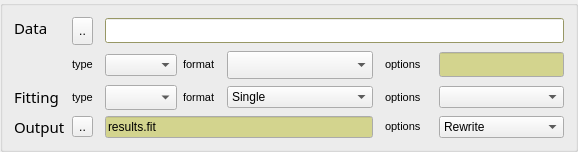
    <widget class="QGroupBox" name="groupBox_options">
     <property name="sizePolicy">
      <sizepolicy hsizetype="Expanding" vsizetype="Fixed">
       <horstretch>0</horstretch>
       <verstretch>0</verstretch>
      </sizepolicy>
     </property>
     <property name="minimumSize">
      <size>
       <width>0</width>
       <height>45</height>
      </size>
     </property>
     <property name="palette">
      <palette>
       <active>
        <colorrole role="Base">
         <brush brushstyle="SolidPattern">
          <color alpha="255">
           <red>211</red>
           <green>212</green>
           <blue>142</blue>
          </color>
         </brush>
        </colorrole>
       </active>
       <inactive>
        <colorrole role="Base">
         <brush brushstyle="SolidPattern">
          <color alpha="255">
           <red>211</red>
           <green>212</green>
           <blue>142</blue>
          </color>
         </brush>
        </colorrole>
       </inactive>
       <disabled>
        <colorrole role="Base">
         <brush brushstyle="SolidPattern">
          <color alpha="255">
           <red>211</red>
           <green>212</green>
           <blue>142</blue>
          </color>
         </brush>
        </colorrole>
       </disabled>
      </palette>
     </property>
     <property name="alignment">
      <set>Qt::AlignHCenter|Qt::AlignTop</set>
     </property>
     <layout class="QGridLayout" name="gridLayout_2">
      <item row="4" column="2" colspan="2">
       <widget class="QLabel" name="label_fct">
        <property name="text">
         <string>&lt;html&gt;&lt;head/&gt;&lt;body&gt;&lt;p&gt;&lt;span style=&quot; font-size:8pt;&quot;&gt;type&lt;/span&gt;&lt;/p&gt;&lt;/body&gt;&lt;/html&gt;</string>
        </property>
       </widget>
      </item>
      <item row="4" column="4">
       <widget class="QComboBox" name="comboBox_fcn">
        <property name="sizePolicy">
         <sizepolicy hsizetype="Expanding" vsizetype="Fixed">
          <horstretch>0</horstretch>
          <verstretch>0</verstretch>
         </sizepolicy>
        </property>
        <property name="minimumSize">
         <size>
          <width>0</width>
          <height>25</height>
         </size>
        </property>
        <property name="styleSheet">
         <string notr="true"/>
        </property>
        <property name="editable">
         <bool>false</bool>
        </property>
       </widget>
      </item>
      <item row="4" column="5" colspan="2">
       <widget class="QLabel" name="label_3">
        <property name="toolTip">
         <string>&lt;html&gt;&lt;head/&gt;&lt;body&gt;&lt;p&gt;Fit as single or global (shared parameters between files)&lt;/p&gt;&lt;/body&gt;&lt;/html&gt;</string>
        </property>
        <property name="text">
         <string>&lt;html&gt;&lt;head/&gt;&lt;body&gt;&lt;p&gt;&lt;span style=&quot; font-size:8pt;&quot;&gt;format&lt;/span&gt;&lt;/p&gt;&lt;/body&gt;&lt;/html&gt;</string>
        </property>
        <property name="alignment">
         <set>Qt::AlignJustify|Qt::AlignVCenter</set>
        </property>
       </widget>
      </item>
      <item row="4" column="7">
       <widget class="QComboBox" name="comboBox_fitAs">
        <property name="sizePolicy">
         <sizepolicy hsizetype="Expanding" vsizetype="Fixed">
          <horstretch>0</horstretch>
          <verstretch>0</verstretch>
         </sizepolicy>
        </property>
        <item>
         <property name="text">
          <string>Single</string>
         </property>
        </item>
        <item>
         <property name="text">
          <string>Global</string>
         </property>
        </item>
       </widget>
      </item>
      <item row="4" column="9" colspan="3">
       <widget class="QLabel" name="label_lib">
        <property name="toolTip">
         <string>&lt;html&gt;&lt;head/&gt;&lt;body&gt;&lt;p&gt;Migrad method is used to get symmetric error for each parameter. &lt;/p&gt;&lt;p&gt;Minos method is used to find asymmetric errors (more accurate method, but takes longer time to computing).&lt;/p&gt;&lt;p&gt;Read minuit documentation http://seal.web.cern.ch/seal/documents/minuit/mnerror.pdf &lt;/p&gt;&lt;/body&gt;&lt;/html&gt;</string>
        </property>
        <property name="text">
         <string>&lt;html&gt;&lt;head/&gt;&lt;body&gt;&lt;p&gt;&lt;span style=&quot; font-size:8pt;&quot;&gt;options&lt;/span&gt;&lt;/p&gt;&lt;/body&gt;&lt;/html&gt;</string>
        </property>
       </widget>
      </item>
      <item row="4" column="12">
       <widget class="QComboBox" name="comboBox_fitSettings">
        <property name="sizePolicy">
         <sizepolicy hsizetype="Expanding" vsizetype="Fixed">
          <horstretch>0</horstretch>
          <verstretch>0</verstretch>
         </sizepolicy>
        </property>
       </widget>
      </item>
      <item row="5" column="0" colspan="2">
       <widget class="QLabel" name="label_res">
        <property name="font">
         <font>
          <family>Droid Sans</family>
          <pointsize>12</pointsize>
          <weight>50</weight>
          <bold>false</bold>
         </font>
        </property>
        <property name="toolTip">
         <string>&lt;html&gt;&lt;head/&gt;&lt;body&gt;&lt;p&gt;Report file, contains the results of the converged fits, &lt;/p&gt;&lt;p&gt;along the header variables (selected ones). &lt;/p&gt;&lt;p&gt;This is an ASCII file. &lt;/p&gt;&lt;p&gt;It can be imported into any software.&lt;/p&gt;&lt;/body&gt;&lt;/html&gt;</string>
        </property>
        <property name="text">
         <string>&lt;html&gt;&lt;head/&gt;&lt;body&gt;&lt;p&gt;&lt;span style=&quot; font-size:11pt;&quot;&gt;Output&lt;/span&gt;&lt;/p&gt;&lt;/body&gt;&lt;/html&gt;</string>
        </property>
        <property name="textFormat">
         <enum>Qt::RichText</enum>
        </property>
       </widget>
      </item>
      <item row="5" column="2" colspan="2">
       <widget class="QToolButton" name="toolButton_report">
        <property name="toolTip">
         <string>&lt;html&gt;&lt;head/&gt;&lt;body&gt;&lt;p&gt;Find the report file&lt;/p&gt;&lt;/body&gt;&lt;/html&gt;</string>
        </property>
        <property name="text">
         <string>..</string>
        </property>
       </widget>
      </item>
      <item row="3" column="4">
       <widget class="QComboBox" name="comboBox_dataType"/>
      </item>
      <item row="5" column="9" colspan="3">
       <widget class="QLabel" name="label_header">
        <property name="toolTip">
         <string>&lt;html&gt;&lt;head/&gt;&lt;body&gt;&lt;p&gt;how to handle to the report file.&lt;/p&gt;&lt;p&gt;rewrite: always overwrites the previous content.&lt;/p&gt;&lt;p&gt;append: keep the previous content&lt;/p&gt;&lt;/body&gt;&lt;/html&gt;</string>
        </property>
        <property name="text">
         <string>&lt;html&gt;&lt;head/&gt;&lt;body&gt;&lt;p&gt;&lt;span style=&quot; font-size:8pt;&quot;&gt;options&lt;/span&gt;&lt;/p&gt;&lt;/body&gt;&lt;/html&gt;</string>
        </property>
       </widget>
      </item>
      <item row="5" column="12">
       <widget class="QComboBox" name="comboBox_report">
        <property name="sizePolicy">
         <sizepolicy hsizetype="Expanding" vsizetype="Fixed">
          <horstretch>0</horstretch>
          <verstretch>0</verstretch>
         </sizepolicy>
        </property>
        <item>
         <property name="text">
          <string>Rewrite</string>
         </property>
        </item>
        <item>
         <property name="text">
          <string>Append</string>
         </property>
        </item>
        <item>
         <property name="text">
          <string>Edit bnmr logs</string>
         </property>
        </item>
       </widget>
      </item>
      <item row="3" column="5">
       <widget class="QLabel" name="label_4">
        <property name="toolTip">
         <string>&lt;html&gt;&lt;head/&gt;&lt;body&gt;&lt;p&gt;Structure/type of the file to fit/create:&lt;/p&gt;&lt;p&gt;&lt;span style=&quot; font-weight:600;&quot;&gt;Ascii:&lt;/span&gt;&lt;/p&gt;&lt;p&gt;xy, xydy, xdxydy, xdxydy1dy2, xdx1dx2ydy1dy2&lt;/p&gt;&lt;p&gt;each file must have only ascii numbers and in column format as above.&lt;/p&gt;&lt;/body&gt;&lt;/html&gt;</string>
        </property>
        <property name="text">
         <string>&lt;html&gt;&lt;head/&gt;&lt;body&gt;&lt;p&gt;&lt;span style=&quot; font-size:8pt;&quot;&gt;format&lt;/span&gt;&lt;/p&gt;&lt;/body&gt;&lt;/html&gt;</string>
        </property>
       </widget>
      </item>
      <item row="3" column="7">
       <widget class="QComboBox" name="comboBox_dataFormat">
        <property name="sizePolicy">
         <sizepolicy hsizetype="Expanding" vsizetype="Fixed">
          <horstretch>0</horstretch>
          <verstretch>0</verstretch>
         </sizepolicy>
        </property>
        <property name="minimumSize">
         <size>
          <width>146</width>
          <height>28</height>
         </size>
        </property>
        <property name="toolTip">
         <string/>
        </property>
        <property name="styleSheet">
         <string notr="true"/>
        </property>
       </widget>
      </item>
      <item row="3" column="12">
       <widget class="QLineEdit" name="lineEdit_graphics">
        <property name="minimumSize">
         <size>
          <width>125</width>
          <height>25</height>
         </size>
        </property>
        <property name="toolTip">
         <string/>
        </property>
        <property name="styleSheet">
         <string notr="true"/>
        </property>
        <property name="text">
         <string/>
        </property>
       </widget>
      </item>
      <item row="4" column="0" colspan="2">
       <widget class="QLabel" name="label_ffct">
        <property name="sizePolicy">
         <sizepolicy hsizetype="Fixed" vsizetype="Preferred">
          <horstretch>0</horstretch>
          <verstretch>0</verstretch>
         </sizepolicy>
        </property>
        <property name="font">
         <font>
          <family>Droid Sans</family>
          <pointsize>12</pointsize>
          <weight>50</weight>
          <bold>false</bold>
         </font>
        </property>
        <property name="toolTip">
         <string>&lt;html&gt;&lt;head/&gt;&lt;body&gt;&lt;p&gt;fitting options&lt;/p&gt;&lt;/body&gt;&lt;/html&gt;</string>
        </property>
        <property name="text">
         <string>&lt;html&gt;&lt;head/&gt;&lt;body&gt;&lt;p&gt;&lt;span style=&quot; font-size:11pt;&quot;&gt;Fitting&lt;/span&gt;&lt;/p&gt;&lt;/body&gt;&lt;/html&gt;</string>
        </property>
        <property name="textFormat">
         <enum>Qt::RichText</enum>
        </property>
       </widget>
      </item>
      <item row="5" column="4" colspan="4">
       <widget class="QLineEdit" name="lineEdit_report">
        <property name="text">
         <string>results.fit</string>
        </property>
       </widget>
      </item>
      <item row="3" column="2">
       <widget class="QLabel" name="label">
        <property name="toolTip">
         <string>&lt;html&gt;&lt;head/&gt;&lt;body&gt;&lt;p&gt;type of data:&lt;/p&gt;&lt;p&gt;-bnmr&lt;/p&gt;&lt;p&gt;-ascii&lt;/p&gt;&lt;p&gt;more options can be added&lt;/p&gt;&lt;/body&gt;&lt;/html&gt;</string>
        </property>
        <property name="text">
         <string>&lt;html&gt;&lt;head/&gt;&lt;body&gt;&lt;p&gt;&lt;span style=&quot; font-size:8pt;&quot;&gt;type&lt;/span&gt;&lt;/p&gt;&lt;/body&gt;&lt;/html&gt;</string>
        </property>
       </widget>
      </item>
      <item row="3" column="9">
       <widget class="QLabel" name="label_bins_2">
        <property name="sizePolicy">
         <sizepolicy hsizetype="Fixed" vsizetype="Preferred">
          <horstretch>0</horstretch>
          <verstretch>0</verstretch>
         </sizepolicy>
        </property>
        <property name="toolTip">
         <string>&lt;html&gt;&lt;head/&gt;&lt;body&gt;&lt;p&gt;&lt;span style=&quot; font-size:10pt;&quot;&gt;xmin,xmax&lt;/span&gt;&lt;/p&gt;&lt;p&gt;&lt;span style=&quot; font-size:10pt;&quot;&gt;In order and must be seprated by comma &amp;quot;,&amp;quot;&lt;/span&gt;&lt;/p&gt;&lt;/body&gt;&lt;/html&gt;</string>
        </property>
        <property name="whatsThis">
         <string>What is this</string>
        </property>
        <property name="text">
         <string>&lt;html&gt;&lt;head/&gt;&lt;body&gt;&lt;p&gt;&lt;span style=&quot; font-size:8pt;&quot;&gt;options&lt;/span&gt;&lt;/p&gt;&lt;/body&gt;&lt;/html&gt;</string>
        </property>
       </widget>
      </item>
      <item row="1" column="4" rowspan="2" colspan="9">
       <widget class="QLineEdit" name="lineEdit_data">
        <property name="enabled">
         <bool>true</bool>
        </property>
        <property name="minimumSize">
         <size>
          <width>300</width>
          <height>25</height>
         </size>
        </property>
        <property name="palette">
         <palette>
          <active>
           <colorrole role="Button">
            <brush brushstyle="SolidPattern">
             <color alpha="255">
              <red>211</red>
              <green>212</green>
              <blue>142</blue>
             </color>
            </brush>
           </colorrole>
           <colorrole role="Light">
            <brush brushstyle="SolidPattern">
             <color alpha="255">
              <red>211</red>
              <green>212</green>
              <blue>142</blue>
             </color>
            </brush>
           </colorrole>
           <colorrole role="BrightText">
            <brush brushstyle="SolidPattern">
             <color alpha="255">
              <red>211</red>
              <green>212</green>
              <blue>142</blue>
             </color>
            </brush>
           </colorrole>
           <colorrole role="Base">
            <brush brushstyle="SolidPattern">
             <color alpha="255">
              <red>255</red>
              <green>255</green>
              <blue>255</blue>
             </color>
            </brush>
           </colorrole>
           <colorrole role="Window">
            <brush brushstyle="SolidPattern">
             <color alpha="255">
              <red>211</red>
              <green>212</green>
              <blue>142</blue>
             </color>
            </brush>
           </colorrole>
           <colorrole role="HighlightedText">
            <brush brushstyle="SolidPattern">
             <color alpha="255">
              <red>211</red>
              <green>212</green>
              <blue>142</blue>
             </color>
            </brush>
           </colorrole>
          </active>
          <inactive>
           <colorrole role="Button">
            <brush brushstyle="SolidPattern">
             <color alpha="255">
              <red>211</red>
              <green>212</green>
              <blue>142</blue>
             </color>
            </brush>
           </colorrole>
           <colorrole role="Light">
            <brush brushstyle="SolidPattern">
             <color alpha="255">
              <red>211</red>
              <green>212</green>
              <blue>142</blue>
             </color>
            </brush>
           </colorrole>
           <colorrole role="BrightText">
            <brush brushstyle="SolidPattern">
             <color alpha="255">
              <red>211</red>
              <green>212</green>
              <blue>142</blue>
             </color>
            </brush>
           </colorrole>
           <colorrole role="Base">
            <brush brushstyle="SolidPattern">
             <color alpha="255">
              <red>255</red>
              <green>255</green>
              <blue>255</blue>
             </color>
            </brush>
           </colorrole>
           <colorrole role="Window">
            <brush brushstyle="SolidPattern">
             <color alpha="255">
              <red>211</red>
              <green>212</green>
              <blue>142</blue>
             </color>
            </brush>
           </colorrole>
           <colorrole role="HighlightedText">
            <brush brushstyle="SolidPattern">
             <color alpha="255">
              <red>211</red>
              <green>212</green>
              <blue>142</blue>
             </color>
            </brush>
           </colorrole>
          </inactive>
          <disabled>
           <colorrole role="Button">
            <brush brushstyle="SolidPattern">
             <color alpha="255">
              <red>211</red>
              <green>212</green>
              <blue>142</blue>
             </color>
            </brush>
           </colorrole>
           <colorrole role="Light">
            <brush brushstyle="SolidPattern">
             <color alpha="255">
              <red>211</red>
              <green>212</green>
              <blue>142</blue>
             </color>
            </brush>
           </colorrole>
           <colorrole role="BrightText">
            <brush brushstyle="SolidPattern">
             <color alpha="255">
              <red>211</red>
              <green>212</green>
              <blue>142</blue>
             </color>
            </brush>
           </colorrole>
           <colorrole role="Base">
            <brush brushstyle="SolidPattern">
             <color alpha="255">
              <red>211</red>
              <green>212</green>
              <blue>142</blue>
             </color>
            </brush>
           </colorrole>
           <colorrole role="Window">
            <brush brushstyle="SolidPattern">
             <color alpha="255">
              <red>211</red>
              <green>212</green>
              <blue>142</blue>
             </color>
            </brush>
           </colorrole>
           <colorrole role="HighlightedText">
            <brush brushstyle="SolidPattern">
             <color alpha="255">
              <red>211</red>
              <green>212</green>
              <blue>142</blue>
             </color>
            </brush>
           </colorrole>
          </disabled>
         </palette>
        </property>
        <property name="toolTip">
         <string/>
        </property>
        <property name="styleSheet">
         <string notr="true"/>
        </property>
        <property name="text">
         <string/>
        </property>
        <property name="frame">
         <bool>true</bool>
        </property>
       </widget>
      </item>
      <item row="1" column="2" rowspan="2">
       <widget class="QToolButton" name="toolButton_runs">
        <property name="sizePolicy">
         <sizepolicy hsizetype="Fixed" vsizetype="Preferred">
          <horstretch>0</horstretch>
          <verstretch>0</verstretch>
         </sizepolicy>
        </property>
        <property name="toolTip">
         <string>&lt;html&gt;&lt;head/&gt;&lt;body&gt;&lt;p&gt;Load data&lt;/p&gt;&lt;/body&gt;&lt;/html&gt;</string>
        </property>
        <property name="text">
         <string>..</string>
        </property>
       </widget>
      </item>
      <item row="1" column="0">
       <widget class="QLabel" name="label_sruns">
        <property name="font">
         <font>
          <family>Droid Sans</family>
          <pointsize>11</pointsize>
          <weight>50</weight>
          <bold>false</bold>
         </font>
        </property>
        <property name="toolTip">
         <string>&lt;html&gt;&lt;head/&gt;&lt;body&gt;&lt;p&gt;&lt;span style=&quot; font-weight:600;&quot;&gt;Reading/fitting ASCII files&lt;/span&gt;&lt;br/&gt;-Files to fit should be either written in the lineEdit (separated by commas) or;&lt;br/&gt;in files of .list or .inf extension as above. &lt;br/&gt;-The file to fit must contain 3 columns only: [X Y DY] of plain numbers, and no characters.&lt;br/&gt;-If it is not in the same directory, then its full name with path should be given.&lt;br/&gt;Examples: &lt;br/&gt;1- Direct input: &amp;quot;file1.txt,file2.txt,file3.txt&amp;quot;&lt;br/&gt;2- .list file: contains a single ascii line: &amp;quot;file1.txt,file2.txt,file3.txt&amp;quot;&lt;br/&gt;3- .inf file: &amp;quot;myruns.inf&amp;quot;, contains columns.&lt;br/&gt;files year temp&lt;br/&gt;file1.txt 2015 100&lt;br/&gt;file2.txt 2014 200&lt;br/&gt;file3.txt 2015 300&lt;br/&gt;&lt;/p&gt;&lt;/body&gt;&lt;/html&gt;</string>
        </property>
        <property name="toolTipDuration">
         <number>100000</number>
        </property>
        <property name="statusTip">
         <string>&lt;html&gt;&lt;head/&gt;&lt;body&gt;&lt;p&gt;Here you can either specify the run(s) to plot/fit or the ascii file that contains the run numbers. You can also fit plain ASCII files here.&lt;/p&gt;&lt;p&gt;&lt;br/&gt;&lt;/p&gt;&lt;p&gt;=========================fitting .msr files==============================&lt;/p&gt;&lt;p&gt;Instructions for using run numbers:&lt;/p&gt;&lt;p&gt;- &amp;quot;|&amp;quot; is used to separate runs of different years.&lt;/p&gt;&lt;p&gt;- &amp;quot;,&amp;quot; (coma) separates between run numbers.&lt;/p&gt;&lt;p&gt;- &amp;quot;(-)&amp;quot; is used to flip the asymmtry opposite to the original one, (either up or down). &lt;/p&gt;&lt;p&gt;- &amp;quot;-&amp;quot; separates between two numbers, which define a range of runs.&lt;/p&gt;&lt;p&gt;- No other characters allowed. &lt;/p&gt;&lt;p&gt;- No space is allowed.&lt;/p&gt;&lt;p&gt;- A year must always be specified in either direct input or file input.&lt;/p&gt;&lt;p&gt; Examples: &lt;/p&gt;&lt;p&gt;1- &amp;quot;2011:45012,45672,42333|2013:45333(-),40123&amp;quot;&lt;/p&gt;&lt;p&gt;2- &amp;quot;2011:40100-40110&amp;quot;&lt;/p&gt;&lt;p&gt;&lt;br/&gt;&lt;/p&gt;&lt;p&gt;Instructions for files containing a list of run numbers:&lt;/p&gt;&lt;p&gt;- Name the extension of the file as &amp;quot;.list&amp;quot; so the program knows what to expect.&lt;/p&gt;&lt;p&gt;- The content of the file must follow the same instructions as for using run numbers.&lt;/p&gt;&lt;p&gt;&lt;br/&gt;&lt;/p&gt;&lt;p&gt;Example:  A file named &amp;quot;myfavoriteruns.list&amp;quot; contains a single line &amp;quot;2010:45012,45672,41223,45012,40072,42313|2014:45123(-),40003&amp;quot;&lt;/p&gt;&lt;p&gt;&lt;br/&gt;&lt;/p&gt;&lt;p&gt;=========================fitting ASCII files============================&lt;/p&gt;&lt;p&gt;Instructions for fitting ascii files:&lt;/p&gt;&lt;p&gt;-Name of the files to fit should be either written in the lineEdit (separated by commas) or;&lt;/p&gt;&lt;p&gt;- Contained in a file named with an extension &amp;quot;inf&amp;quot;. &lt;/p&gt;&lt;p&gt;-The ASCII file must contain 3 columns only: [X Y DY] of plain numbers, and no characters.&lt;/p&gt;&lt;p&gt;&lt;br/&gt;&lt;/p&gt;&lt;p&gt;Examples: &lt;/p&gt;&lt;p&gt;1- Direct input: &amp;quot;file1.txt,file2.txt,file3.txt&amp;quot;&lt;/p&gt;&lt;p&gt;2- Indirect input: &amp;quot;myruns.inf&amp;quot;, contains a single ascii line of filenames like above.&lt;/p&gt;&lt;/body&gt;&lt;/html&gt;</string>
        </property>
        <property name="text">
         <string>&lt;html&gt;&lt;head/&gt;&lt;body&gt;&lt;p&gt;Data&lt;/p&gt;&lt;/body&gt;&lt;/html&gt;</string>
        </property>
        <property name="textFormat">
         <enum>Qt::RichText</enum>
        </property>
       </widget>
      </item>
     </layout>
    </widget>
